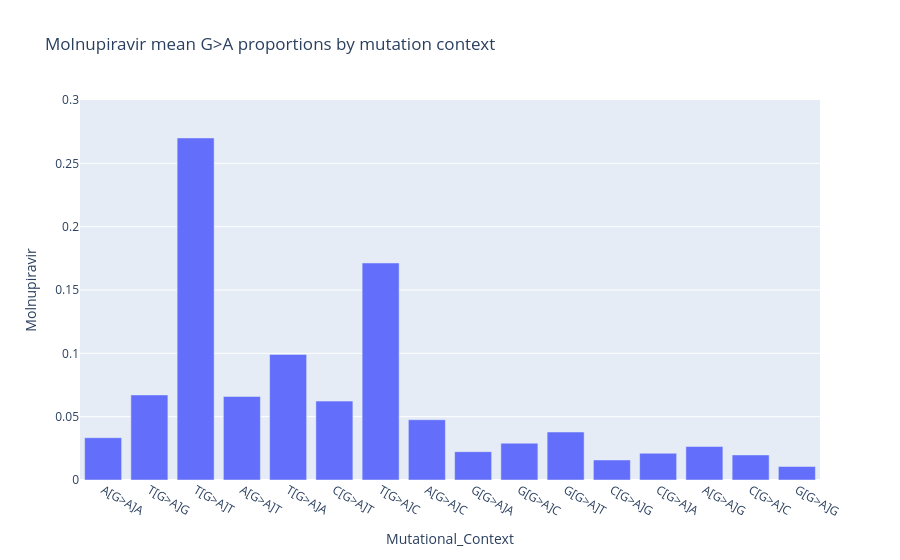

The notebook cell saved with this chart:
### Code cell
# Plot proprtions of G>A mutations for Molnupiravir
sanderson_order = [
    'A[G>A]A', 'T[G>A]G', 'T[G>A]T', 'A[G>A]T',
    'T[G>A]A', 'C[G>A]T', 'T[G>A]C', 'A[G>A]C',
    'G[G>A]A', 'G[G>A]C', 'G[G>A]T', 'C[G>A]G',
    'C[G>A]A', 'A[G>A]G', 'C[G>A]C', 'G[G>A]G'
]
df_ordered = df.set_index('Mutational_Context').loc[sanderson_order].reset_index()
fig = px.bar(df_ordered, x='Mutational_Context', y='Molnupiravir',
    title='Molnupiravir mean G>A proportions by mutation context')
fig.layout.yaxis.range=[0,0.3]
fig.write_image("/Users/reem/molnupiravir_paper/Figures/molnupiravir_ga_proportions.pdf")
fig.show()

### Figure 1 — Plotly figure (JSON) as saved in the notebook; plotly's stock layout.template omitted (floating-point values rounded to 4 significant figures)
{"data": [{"hovertemplate": "Mutational_Context=%{x}<br>Molnupiravir=%{y}<extra></extra>", "legendgroup": "", "marker": {"color": "#636efa", "pattern": {"shape": ""}}, "name": "", "orientation": "v", "showlegend": false, "textposition": "auto", "type": "bar", "x": ["A[G>A]A", "T[G>A]G", "T[G>A]T", "A[G>A]T", "T[G>A]A", "C[G>A]T", "T[G>A]C", "A[G>A]C", "G[G>A]A", "G[G>A]C", "G[G>A]T", "C[G>A]G", "C[G>A]A", "A[G>A]G", "C[G>A]C", "G[G>A]G"], "xaxis": "x", "y": [0.0334, 0.06717, 0.27, 0.0659, 0.09916, 0.06229, 0.1713, 0.04759, 0.02235, 0.02907, 0.0379, 0.01581, 0.02114, 0.02644, 0.01979, 0.01065], "yaxis": "y"}], "layout": {"barmode": "relative", "legend": {"tracegroupgap": 0}, "title": {"text": "Molnupiravir mean G>A proportions by mutation context"}, "xaxis": {"anchor": "y", "domain": [0, 1], "title": {"text": "Mutational_Context"}}, "yaxis": {"anchor": "x", "domain": [0, 1], "range": [0, 0.3], "title": {"text": "Molnupiravir"}}}}
